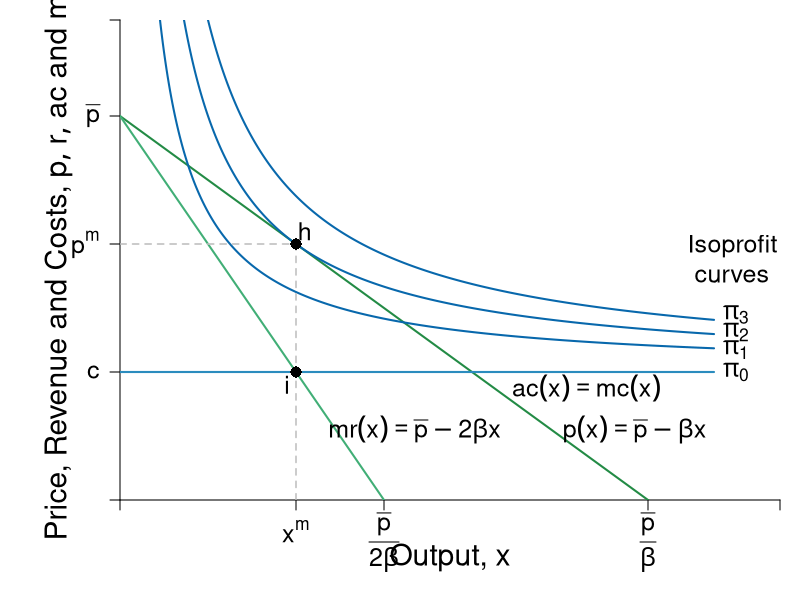

R code for this plot:
#Graph Designer: Simon Halliday + Scott Cohn
#Authors: Bowles and Halliday
#Title: Coordination, Conflict and Competition: A Text in Microeconomics

require(shape)
pdf(file = "firmmarketsupply/isoprofit_monopoly_A.pdf", width = 9, height = 7)

#Set parameters for graphics
axislabelsize <- 1.8
labelsize <- 1.5
namesize <- 1.8
annotatesize <- 1.5
graphlinewidth <- 2
segmentlinewidth <- 1.5

COL <- c("#7fc97f", "#beaed4", "#fdc086", "#ffff99", "#386cb0", "#f0027f", "#bf5b17", "#666666")
COLA <- c("#e0f3db", "#99d8c9","#66c2a4","#41ae76", "#238b45", "#005824")
COLB <- c("#c6dbef", "#4eb3d3", "#2b8cbe", "#0868ac","#084081")

#Edited the margins to cater for the larger LHS labels
par(mar =  c(5, 6, 1, 1))

AvgRevenue <- function(x, rmax = 12, xmax = 12){
  rmax - (rmax/xmax)*x
}

MRevenue <- function(x, rmax = 12, xmax = 12){
  rmax - 2*(rmax/xmax)*x
}

AvgCost <- function(x, c0 = 2, c1 = 4){
  c0/x + c1
}

# From CORE
IsoProf <- function(x, k = 0, c0 = 2, c1 = 4){
  AvgCost(x) + k/x
}

xlims <- c(0, 15)
ylims <- c(0, 15)

npts <- 501 
x <- seq(xlims[1], xlims[2], length.out = npts)
y <- seq(ylims[1], ylims[2], length.out = npts) 
a <- c(13, 16.75, 19.25)

plot(0, 0, xlim = xlims, ylim = ylims, type = "n",
     xlab = expression(paste("")),
     ylab = expression(paste("")), 
     xaxt = "n", 
     yaxt = "n", 
     cex.lab = axislabelsize, 
     bty = "n",
     xaxs = "i", 
     yaxs = "i")


ticksy <- c(0, 4, AvgRevenue(x = 4), 12, ylims[2])
ylabels <- c(NA, expression(paste(c)), expression(paste(p^{m})), expression(paste(bar(p))), NA)
ticksx <- c(0, 4, 6, 12, xlims[2])
xlabels <- c(NA, expression(paste(x^{m})), expression(paste(frac(bar(p),2*beta))), expression(paste(frac(bar(p),beta))), NA)

axis(1, at = ticksx, pos = 0, labels = FALSE)
text(x = c(0, 4, 6, 12, xlims[2]), par("usr")[3] - 0.4, labels = xlabels, srt = 0, pos = 1, xpd = TRUE, cex = labelsize)
axis(2, at = ticksy, pos = 0, labels = ylabels, las = 1, cex.axis = labelsize)

npts <- 500 
xx1 <- seq(xlims[1], xlims[2], length.out = npts)
xx2 <- seq(xlims[1], xlims[2] - 1.5, length.out = npts)
xx3 <- seq(2, 6, length.out = npts)

lines(xx1, AvgRevenue(xx1, rmax = 12, xmax = 12), col = COLA[5], lwd = graphlinewidth)
lines(xx1, MRevenue(xx1, rmax = 12, xmax = 12), col = COLA[4], lwd = graphlinewidth)
lines(xx2, IsoProf(xx2, k = 14), col = COLB[4], lwd = graphlinewidth)

# Iso Prof --- Too high/too low
lines(xx2, IsoProf(xx2, k = 8), col = COLB[4], lwd = graphlinewidth)
lines(xx2, IsoProf(xx2, k = 20), col = COLB[4], lwd = graphlinewidth)

#Label the axes
text(0.5*(xlims[2]), -1.8, expression(paste("Output, ", x)), xpd = TRUE, cex = axislabelsize) 
text(-1.4, 0.5*ylims[2], expression(paste("Price, Revenue and Costs, ", list(p, r, ac), " and ", mc)), xpd = TRUE, cex = axislabelsize, srt = 90) 

#Label curves
text(xlims[2] - 1, 7, expression(paste("Isoprofit \n curves")), cex = labelsize)
text(10.6, 3.5, expression(paste(ac(x) == mc(x))), cex = labelsize)
text(11.7, 2.2, expression(paste(p(x) == bar(p) - beta*x)), cex = labelsize)
text(6.7, 2.2, expression(paste(mr(x) == bar(p) - 2*beta*x)), cex = labelsize)

text(xlims[2] - 1, 5.8, expression(paste(pi[3])), cex = labelsize)
text(xlims[2] - 1, 5.25, expression(paste(pi[2])), cex = labelsize)
text(xlims[2] - 1, 4.7, expression(paste(pi[1])), cex = labelsize)
text(xlims[2] - 1, 4, expression(paste(pi[0])), cex = labelsize)

#Draw segments for total costs
segments(0, AvgRevenue(x = 4), 4, AvgRevenue(x = 4), lty = 2, col = "gray" , lwd = segmentlinewidth)
segments(4, 0, 4, AvgRevenue(x = 4), lty = 2, col = "gray" , lwd = segmentlinewidth)

segments(0, 4, xlims[2] - 1.5, 4, lty = 1, col = COLB[3] , lwd = graphlinewidth)

#Label Points for comparison
points(4, MRevenue(x = 4), pch = 16, col = "black", cex = 1.5)
text(3.8, MRevenue(x = 4) - 0.4, expression(i), cex = labelsize)


points(4, AvgRevenue(x = 4), pch = 16, col = "black", cex = 1.5)
text(4.2, AvgRevenue(x = 4) + 0.4, expression(h), cex = labelsize)




dev.off()
